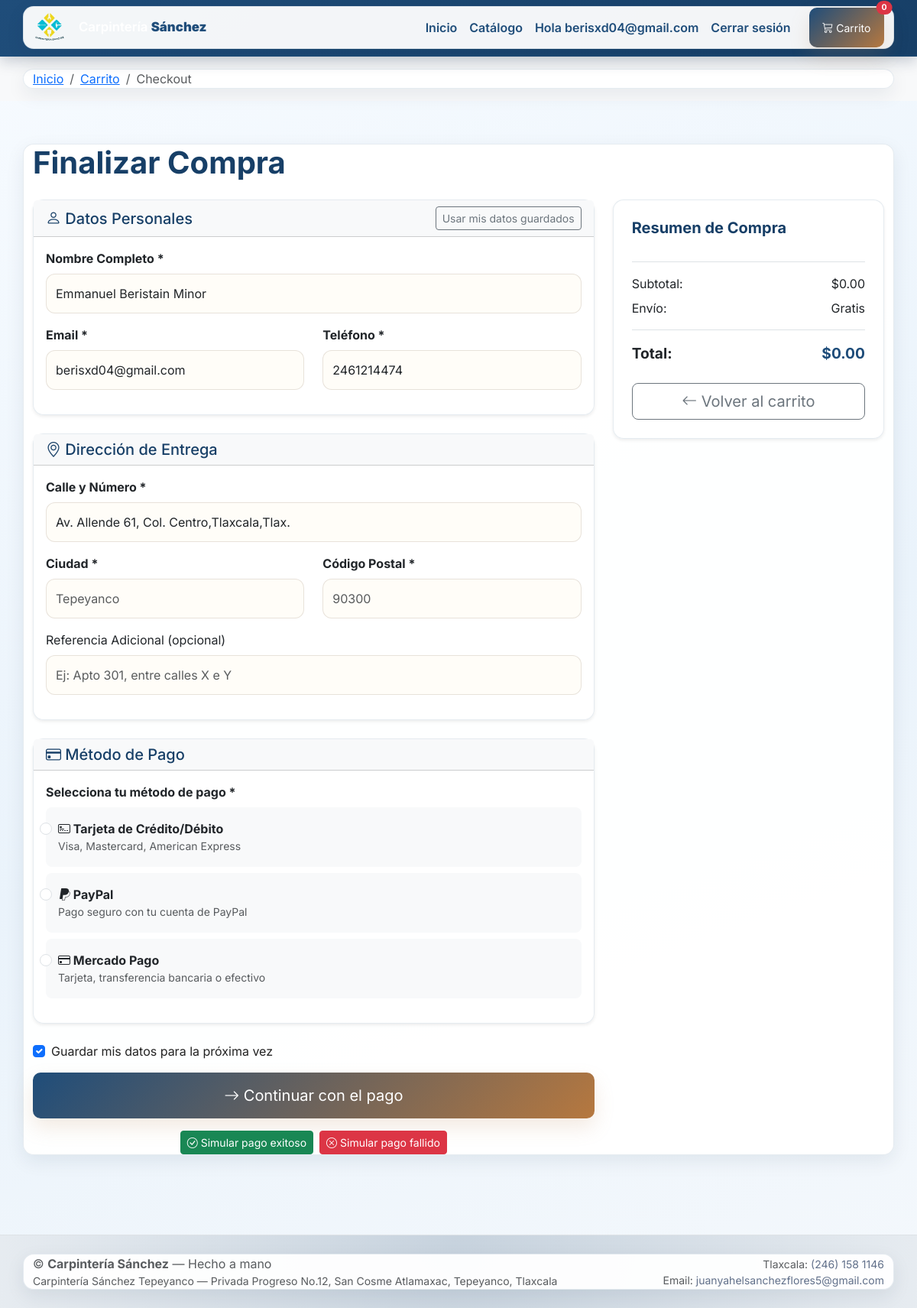
Screenshot of /checkout/ (signed in) with the database file from the repository.
### carpinteria/models.py (models this page shows, shortened)
class Profile(models.Model):
    user = models.OneToOneField('auth.User', on_delete=models.CASCADE, related_name='profile')
    full_name = models.CharField(max_length=200, blank=True)
    direccion = models.CharField(max_length=500, blank=True)
    telefono = models.CharField(max_length=50, blank=True)

### carpinteria/views.py (the view, shortened to what this page needs)
# urls.py: path('checkout/', checkout, name='checkout'),
def checkout(request):
    nombre = ''
    email = ''
    telefono = ''
    direccion = ''
    if request.user.is_authenticated:
        email = request.user.email or ''
        try:
            profile = request.user.profile
            nombre = profile.full_name or request.user.get_full_name() or request.user.username
            telefono = profile.telefono or ''
            direccion = profile.direccion or ''
        except Exception:
            nombre = request.user.get_full_name() or request.user.username
    return render(request, 'checkout.html', {
        'nombre': nombre,
        'email': email,
        'telefono': telefono,
        'direccion': direccion,
    })

### templates/checkout.html (shortened to what this page needs)
{% load static %}
<!doctype html>
<html lang="es">
<head>
  <link href="https://cdn.jsdelivr.net/npm/bootstrap@5.3.2/dist/css/bootstrap.min.css" rel="stylesheet">
  <link href="https://cdn.jsdelivr.net/npm/bootstrap-icons@1.10.5/font/bootstrap-icons.css" rel="stylesheet">
  <link rel="stylesheet" href="{% static 'css/styles.css' %}">
</head>
<body>
<header class="sticky-top">
  <nav class="navbar navbar-expand-lg navbar-dark bg-primary shadow-sm">
    <div class="container">
      <a class="navbar-brand d-flex align-items-center gap-2" href="{% url 'home' %}">
        <img src="{% static 'img/logo.png' %}" alt="Logo" height="44" class="me-2">
        <span class="brand-name">Carpintería <strong>Sánchez</strong></span>
      </a>
      <div class="collapse navbar-collapse" id="nav">
        <ul class="navbar-nav ms-auto align-items-lg-center">
          <li class="nav-item"><a class="nav-link" href="{% url 'home' %}">Inicio</a></li>
          <li class="nav-item"><a class="nav-link" href="{% url 'home' %}#catalogo">Catálogo</a></li>
          {% if user.is_authenticated %}
            <li class="nav-item"><a class="nav-link" href="#">Hola {{ user.username }}</a></li>
            <li class="nav-item"><a class="nav-link" href="{% url 'logout' %}">Cerrar sesión</a></li>
          {% else %}
            <li class="nav-item"><a class="nav-link" href="{% url 'login' %}?next={% url 'checkout' %}">Iniciar sesión</a></li>
            <li class="nav-item"><a class="nav-link" href="{% url 'register' %}?next={% url 'checkout' %}">Registrarse</a></li>
          {% endif %}
          <li class="nav-item d-none d-lg-block ms-3">
            <a class="btn btn-primary btn-sm position-relative" href="{% url 'carrito' %}">
              <i class="bi bi-cart3"></i> Carrito
              <span class="position-absolute top-0 start-100 translate-middle badge rounded-pill bg-danger" id="cart-count">0</span>
            </a>
          </li>
        </ul>
      </div>
    </div>
  </nav>
</header>
<section class="py-3 bg-light">
  <div class="container">
    <nav aria-label="breadcrumb">
      <ol class="breadcrumb mb-0">
        <li class="breadcrumb-item"><a href="{% url 'home' %}">Inicio</a></li>
        <li class="breadcrumb-item"><a href="{% url 'carrito' %}">Carrito</a></li>
        <li class="breadcrumb-item active">Checkout</li>
      </ol>
    </nav>
  </div>
</section>
<section class="py-6">
  <div class="container">
    <h1 class="display-6 fw-bold mb-4">Finalizar Compra</h1>
    <div class="row g-4">
      <div class="col-lg-8">
        <form method="post" id="checkoutForm">
          <div class="card mb-4 shadow-sm">
            <div class="card-header bg-light">
              <div class="d-flex justify-content-between align-items-center">
                <h5 class="mb-0"><i class="bi bi-person"></i> Datos Personales</h5>
                {% if user.is_authenticated %}
                  <button type="button" class="btn btn-outline-secondary btn-sm" onclick="fillFromProfile()">Usar mis datos guardados</button>
                {% endif %}
              </div>
            </div>
            <div class="card-body">
                <div class="mb-3">
                <label class="form-label fw-bold">Nombre Completo *</label>
                <input type="text" name="nombre" class="form-control" placeholder="Tu nombre completo" required value="{{ nombre|default_if_none:'' }}">
              </div>
              <div class="row">
                <div class="col-md-6 mb-3">
                  <label class="form-label fw-bold">Email *</label>
                  <input type="email" name="email" class="form-control" placeholder="tu@email.com" required value="{{ email|default_if_none:'' }}">
                </div>
                <div class="col-md-6 mb-3">
                  <label class="form-label fw-bold">Teléfono *</label>
                  <input type="tel" name="telefono" class="form-control" placeholder="(246) 158 1146" required value="{{ telefono|default_if_none:'' }}">
                </div>
              </div>
            </div>
          </div>
          <div class="card mb-4 shadow-sm">
            <div class="card-header bg-light">
              <h5 class="mb-0"><i class="bi bi-geo-alt"></i> Dirección de Entrega</h5>
            </div>
            <div class="card-body">
              <div class="mb-3">
                <label class="form-label fw-bold">Calle y Número *</label>
                <input type="text" name="direccion" class="form-control" placeholder="Ej: Privada Progreso No. 12" required value="{{ direccion|default_if_none:'' }}">
              </div>
              <div class="row">
                <div class="col-md-6 mb-3">
                  <label class="form-label fw-bold">Ciudad *</label>
                  <input type="text" name="ciudad" class="form-control" placeholder="Tepeyanco" required value="{{ ciudad|default_if_none:'' }}">
                </div>
                <div class="col-md-6 mb-3">
                  <label class="form-label fw-bold">Código Postal *</label>
                  <input type="text" name="codigo_postal" class="form-control" placeholder="90300" required value="{{ codigo_postal|default_if_none:'' }}">
                </div>
              </div>
              <div class="mb-3">
                <label class="form-label">Referencia Adicional (opcional)</label>
                <input type="text" name="referencia" class="form-control" placeholder="Ej: Apto 301, entre calles X e Y" value="{{ referencia|default_if_none:'' }}">
              </div>
            </div>
          </div>
          <div class="card mb-4 shadow-sm">
            <div class="card-header bg-light">
              <h5 class="mb-0"><i class="bi bi-credit-card"></i> Método de Pago</h5>
            </div>
            <div class="card-body">
              <div class="mb-3">
                <label class="form-label fw-bold">Selecciona tu método de pago *</label>
                <div class="form-check p-3 mb-2" style="background-color: #f8f9fa; border-radius: 8px; cursor: pointer;">
                  <input class="form-check-input" type="radio" name="metodo_pago" id="pago_tarjeta" value="tarjeta" required {% if metodo_pago == 'tarjeta' %}checked{% endif %}>
                  <label class="form-check-label w-100 cursor-pointer" for="pago_tarjeta">
                    <strong><i class="bi bi-credit-card-2-front"></i> Tarjeta de Crédito/Débito</strong>
                    <small class="d-block text-muted">Visa, Mastercard, American Express</small>
                  </label>
                </div>
                <div class="form-check p-3 mb-2" style="background-color: #f8f9fa; border-radius: 8px; cursor: pointer;">
                  <input class="form-check-input" type="radio" name="metodo_pago" id="pago_paypal" value="paypal" required {% if metodo_pago == 'paypal' %}checked{% endif %}>
                  <label class="form-check-label w-100 cursor-pointer" for="pago_paypal">
                    <strong><i class="bi bi-paypal"></i> PayPal</strong>
                    <small class="d-block text-muted">Pago seguro con tu cuenta de PayPal</small>
                  </label>
                </div>
                <div class="form-check p-3 mb-2" style="background-color: #f8f9fa; border-radius: 8px; cursor: pointer;">
                  <input class="form-check-input" type="radio" name="metodo_pago" id="pago_mercado" value="mercado_pago" required {% if metodo_pago == 'mercado_pago' %}checked{% endif %}>
                  <label class="form-check-label w-100 cursor-pointer" for="pago_mercado">
                    <strong><i class="bi bi-credit-card"></i> Mercado Pago</strong>
                    <small class="d-block text-muted">Tarjeta, transferencia bancaria o efectivo</small>
                  </label>
                </div>
              </div>
            </div>
          </div>
          <div class="form-check mb-3">
            <input class="form-check-input" type="checkbox" value="1" id="guardar_datos" name="guardar_datos" {% if user.is_authenticated and nombre or user.is_authenticated and email or user.is_authenticated and telefono or user.is_authenticated and direccion %}checked{% endif %}>
            <label class="form-check-label" for="guardar_datos">Guardar mis datos para la próxima vez</label>
          </div>
          <button type="button" class="btn btn-primary btn-lg w-100" onclick="procesarCheckout()">
            <i class="bi bi-arrow-right"></i> Continuar con el pago
          </button>
          <div class="d-flex justify-content-center gap-2 mt-3">
            <button type="button" class="btn btn-success btn-sm" onclick="simulateCheckout('success')">
              <i class="bi bi-check-circle"></i> Simular pago exitoso
            </button>
            <button type="button" class="btn btn-danger btn-sm" onclick="simulateCheckout('failure')">
              <i class="bi bi-x-circle"></i> Simular pago fallido
            </button>
          </div>
        </form>
      </div>
      <div class="col-lg-4">
        <div class="card shadow-sm p-4 sticky-lg-top" style="top: 100px;">
          <h5 class="fw-bold mb-3">Resumen de Compra</h5>
          <div id="resumen-items" class="mb-3 pb-3 border-bottom" style="max-height: 300px; overflow-y: auto;">
          </div>
          <div class="d-flex justify-content-between mb-2">
            <span>Subtotal:</span>
            <span>$<span id="resumen-subtotal">0.00</span></span>
          </div>
          <div class="d-flex justify-content-between mb-3 pb-3 border-bottom">
            <span>Envío:</span>
            <span>Gratis</span>
          </div>
          <div class="d-flex justify-content-between mb-4" style="font-size: 1.2rem; font-weight: 700;">
            <span>Total:</span>
            <span style="color: var(--brand);">$<span id="resumen-total">0.00</span></span>
          </div>
          <a href="{% url 'carrito' %}" class="btn btn-outline-secondary btn-lg w-100">
            <i class="bi bi-arrow-left"></i> Volver al carrito
          </a>
        </div>
      </div>
    </div>
  </div>
</section>
<footer class="py-4 bg-white border-top mt-5">
  <div class="container d-md-flex justify-content-between align-items-center">
    <div>
      <div class="text-muted">© <strong>Carpintería Sánchez</strong> — Hecho a mano</div>
      <div class="text-muted small">Carpintería Sánchez Tepeyanco — Privada Progreso No.12, San Cosme Atlamaxac, Tepeyanco, Tlaxcala</div>
    </div>
    <div class="mt-2 mt-md-0 text-end">
      <div class="small text-muted">Tlaxcala: <a href="tel:+522461581146">(246) 158 1146</a></div>
      <div class="small text-muted">Email: <a href="mailto:juanyahelsanchezflores5@gmail.com">juanyahelsanchezflores5@gmail.com</a></div>
    </div>
  </div>
</footer>
</body>
</html>

### static/css/styles.css (style rules this page uses)
:root { --brand:#1f4d7a; --brand-600:#173f67; --brand-soft:#8aaec8; --muted:#61708a; --bg:#f2f7fb; --card:#ffffff; --glass: rgba(250,255,255,0.68); --shadow: rgba(17,38,67,0.12); --accent:#b6783f; --accent-soft:#d5a66d; --wood:#5f3f26; --sand:#f2e6d3; }
html,body { font-family: 'Inter', system-ui, -apple-system, 'Segoe UI', Roboto, 'Helvetica Neue', Arial; color:#222 }
body { scroll-behavior:smooth; background:linear-gradient(160deg, #f7fbff 0%, #eaf3fb 55%, #f4f8fc 100%); }
.container, .card, .product-card, .hero-card, form.card { background:rgba(255,255,255,0.95); border:1px solid rgba(47,88,130,0.12); box-shadow:0 8px 24px rgba(17,38,67,0.08); border-radius:14px; }
h1,h2,h3,h4,h5,h6 { color:#173f67; }
.btn-primary, .btn-primary:hover, .btn-primary:focus { background:linear-gradient(135deg, var(--brand), var(--brand-600)); border:none; box-shadow:0 5px 14px rgba(31,77,122,0.35); }
header .navbar, .navbar.navbar-dark.bg-primary { background: linear-gradient(135deg, var(--brand), var(--brand-600)) !important; border-bottom: 2px solid rgba(31,77,122,0.35) !important; box-shadow: 0 6px 18px rgba(17,38,67,0.22) !important; }
header .navbar-brand, header .navbar .nav-link { color: #fff !important; font-weight: 600; }
.navbar-brand .brand-name { font-size:1.05rem }
.navbar .nav-link { color:var(--muted) }
footer a { color:var(--muted); text-decoration:none }
.py-6 { padding-top:3.5rem; padding-bottom:3.5rem }
.brand-name strong { color:var(--brand) }
* { transition:all .2s ease-in-out; }
.navbar { background:rgba(255,255,255,0.96) !important; box-shadow:0 4px 16px rgba(17,38,67,0.12) !important; border-bottom:1px solid rgba(31,77,122,0.14) !important; }
.navbar-dark.bg-primary { background: linear-gradient(135deg, var(--brand), var(--brand-600)) !important; }
footer { background: transparent; }
.form-control { border-radius:12px; border:1px solid rgba(95,63,38,0.14); background:#fffdf8; box-shadow:none; min-height:52px; }
.btn-primary { padding:0.95rem 1.1rem; border-radius:14px; background:linear-gradient(135deg, var(--brand), var(--accent)); border:none; box-shadow:0 12px 26px rgba(191,138,96,0.18); }
.navbar a.nav-link, .navbar-brand, .navbar .nav-link { color:#1f4d7a !important; }
footer { background: radial-gradient(circle at top, rgba(31,77,122,0.25), rgba(31,77,122,0.11)); color:#2e4e7e; }
.btn-primary, .btn-primary:hover, .btn-primary:focus { border-radius:10px !important; }

### rows the page displays
Profile: nombre "Emmanuel Beristain Minor", telefono "2461214474", direccion "Av. Allende 61, Col. Centro,Tlaxcala,Tlax."

### other values shown
{{ user.username }} "berisxd04@gmail.com"
